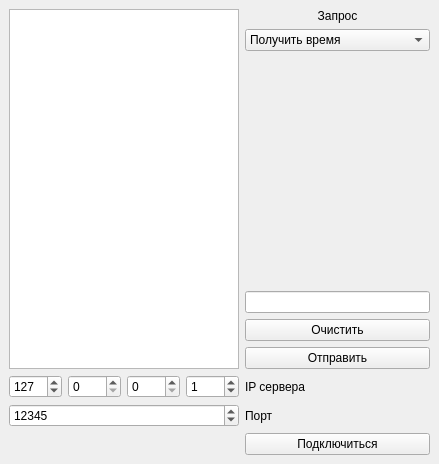
<?xml version="1.0" encoding="UTF-8"?>
<ui version="4.0">
 <class>MainWindow</class>
 <widget class="QMainWindow" name="MainWindow">
  <property name="geometry">
   <rect>
    <x>0</x>
    <y>0</y>
    <width>439</width>
    <height>464</height>
   </rect>
  </property>
  <property name="windowTitle">
   <string>TCPclient</string>
  </property>
  <widget class="QWidget" name="centralwidget">
   <layout class="QGridLayout" name="gridLayout">
    <item row="6" column="1">
     <widget class="QSpinBox" name="spB_ip3">
      <property name="sizePolicy">
       <sizepolicy hsizetype="Preferred" vsizetype="Fixed">
        <horstretch>0</horstretch>
        <verstretch>0</verstretch>
       </sizepolicy>
      </property>
      <property name="maximum">
       <number>255</number>
      </property>
     </widget>
    </item>
    <item row="6" column="3">
     <widget class="QSpinBox" name="spB_ip1">
      <property name="sizePolicy">
       <sizepolicy hsizetype="Preferred" vsizetype="Fixed">
        <horstretch>0</horstretch>
        <verstretch>0</verstretch>
       </sizepolicy>
      </property>
      <property name="maximum">
       <number>255</number>
      </property>
      <property name="value">
       <number>1</number>
      </property>
     </widget>
    </item>
    <item row="7" column="0" colspan="4">
     <widget class="QSpinBox" name="spB_port">
      <property name="minimum">
       <number>1</number>
      </property>
      <property name="maximum">
       <number>65535</number>
      </property>
      <property name="value">
       <number>12345</number>
      </property>
     </widget>
    </item>
    <item row="8" column="4">
     <widget class="QPushButton" name="pb_connect">
      <property name="sizePolicy">
       <sizepolicy hsizetype="Preferred" vsizetype="Fixed">
        <horstretch>0</horstretch>
        <verstretch>0</verstretch>
       </sizepolicy>
      </property>
      <property name="text">
       <string>Подключиться</string>
      </property>
     </widget>
    </item>
    <item row="6" column="2">
     <widget class="QSpinBox" name="spB_ip2">
      <property name="sizePolicy">
       <sizepolicy hsizetype="Preferred" vsizetype="Fixed">
        <horstretch>0</horstretch>
        <verstretch>0</verstretch>
       </sizepolicy>
      </property>
      <property name="maximum">
       <number>255</number>
      </property>
     </widget>
    </item>
    <item row="3" column="4">
     <widget class="QLineEdit" name="le_data">
      <property name="sizePolicy">
       <sizepolicy hsizetype="Preferred" vsizetype="Fixed">
        <horstretch>0</horstretch>
        <verstretch>0</verstretch>
       </sizepolicy>
      </property>
     </widget>
    </item>
    <item row="6" column="0">
     <widget class="QSpinBox" name="spB_ip4">
      <property name="sizePolicy">
       <sizepolicy hsizetype="Preferred" vsizetype="Fixed">
        <horstretch>0</horstretch>
        <verstretch>0</verstretch>
       </sizepolicy>
      </property>
      <property name="maximum">
       <number>255</number>
      </property>
      <property name="value">
       <number>127</number>
      </property>
     </widget>
    </item>
    <item row="5" column="4">
     <widget class="QPushButton" name="pb_request">
      <property name="sizePolicy">
       <sizepolicy hsizetype="Preferred" vsizetype="Fixed">
        <horstretch>0</horstretch>
        <verstretch>0</verstretch>
       </sizepolicy>
      </property>
      <property name="text">
       <string>Отправить</string>
      </property>
     </widget>
    </item>
    <item row="7" column="4">
     <widget class="QLabel" name="lb_port">
      <property name="text">
       <string>Порт</string>
      </property>
     </widget>
    </item>
    <item row="4" column="4">
     <widget class="QPushButton" name="pb_clear">
      <property name="sizePolicy">
       <sizepolicy hsizetype="Preferred" vsizetype="Fixed">
        <horstretch>0</horstretch>
        <verstretch>0</verstretch>
       </sizepolicy>
      </property>
      <property name="text">
       <string>Очистить</string>
      </property>
     </widget>
    </item>
    <item row="6" column="4">
     <widget class="QLabel" name="lb_ip">
      <property name="text">
       <string>IP сервера</string>
      </property>
     </widget>
    </item>
    <item row="8" column="0">
     <widget class="QLabel" name="lb_connectStatus">
      <property name="text">
       <string/>
      </property>
     </widget>
    </item>
    <item row="2" column="4">
     <spacer name="verticalSpacer">
      <property name="orientation">
       <enum>Qt::Vertical</enum>
      </property>
      <property name="sizeHint" stdset="0">
       <size>
        <width>20</width>
        <height>40</height>
       </size>
      </property>
     </spacer>
    </item>
    <item row="0" column="4">
     <widget class="QLabel" name="lb_request">
      <property name="text">
       <string>Запрос</string>
      </property>
      <property name="alignment">
       <set>Qt::AlignCenter</set>
      </property>
     </widget>
    </item>
    <item row="0" column="0" rowspan="6" colspan="4">
     <widget class="QTextBrowser" name="tb_result">
      <property name="sizePolicy">
       <sizepolicy hsizetype="Preferred" vsizetype="Expanding">
        <horstretch>0</horstretch>
        <verstretch>0</verstretch>
       </sizepolicy>
      </property>
     </widget>
    </item>
    <item row="1" column="4">
     <widget class="QComboBox" name="cb_request">
      <property name="sizePolicy">
       <sizepolicy hsizetype="Preferred" vsizetype="Fixed">
        <horstretch>0</horstretch>
        <verstretch>0</verstretch>
       </sizepolicy>
      </property>
      <item>
       <property name="text">
        <string>Получить время</string>
       </property>
      </item>
      <item>
       <property name="text">
        <string>Получить свободное место</string>
       </property>
      </item>
      <item>
       <property name="text">
        <string>Получить статистику</string>
       </property>
      </item>
      <item>
       <property name="text">
        <string>Отправить данные</string>
       </property>
      </item>
      <item>
       <property name="text">
        <string>Очистить память сервера</string>
       </property>
      </item>
     </widget>
    </item>
   </layout>
  </widget>
 </widget>
 <tabstops>
  <tabstop>tb_result</tabstop>
  <tabstop>spB_ip4</tabstop>
  <tabstop>spB_ip3</tabstop>
  <tabstop>spB_ip2</tabstop>
  <tabstop>spB_ip1</tabstop>
  <tabstop>spB_port</tabstop>
  <tabstop>cb_request</tabstop>
  <tabstop>le_data</tabstop>
  <tabstop>pb_clear</tabstop>
  <tabstop>pb_request</tabstop>
  <tabstop>pb_connect</tabstop>
 </tabstops>
 <resources/>
 <connections>
  <connection>
   <sender>pb_clear</sender>
   <signal>clicked()</signal>
   <receiver>tb_result</receiver>
   <slot>clear()</slot>
   <hints>
    <hint type="sourcelabel">
     <x>323</x>
     <y>360</y>
    </hint>
    <hint type="destinationlabel">
     <x>242</x>
     <y>348</y>
    </hint>
   </hints>
  </connection>
 </connections>
</ui>
